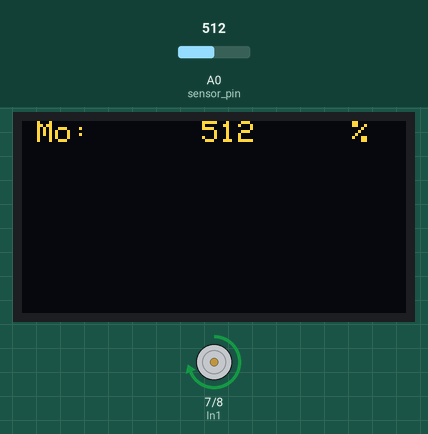
Simulated run of this sketch. Board: Arduino Uno, built with avr-gcc and run on an emulated ATmega328P. On the bench: 128×64 one-colour display, motor-driver pin pairs drawn as motors (green arrow = first pin HIGH = forward, orange = second pin HIGH = backward, longer = more drive, scaled by the enable pin). The inputs (shaded band) are chosen by the test bench; at power-on: A0 (sensor_pin) = 512. The OLED is the two-colour kind (top 16 rows yellow); what the sketch prints to the serial monitor is not drawn.

Above: at 3.2 s.
3.3 s: A0 (sensor_pin) set to 489
At 5.9 s:
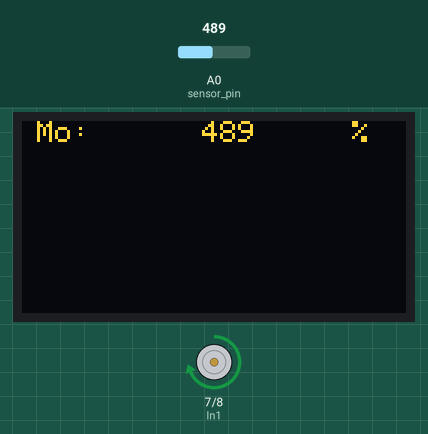
8.1 s: A0 (sensor_pin) set to 306
At 8.9 s:
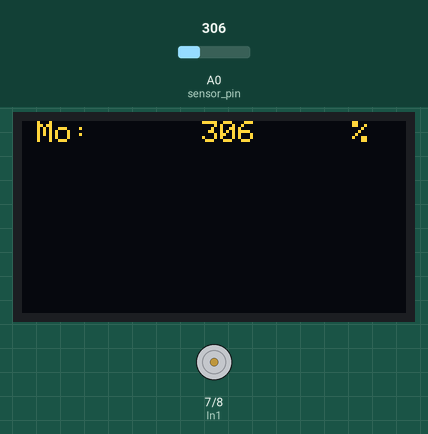
12.7 s: A0 (sensor_pin) set to 122
At 15.0 s:
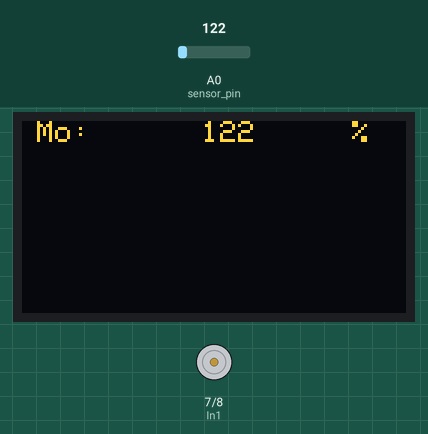
Timing chart, 0 to 16.5 s (numbered marks = the images above; inputs shaded):
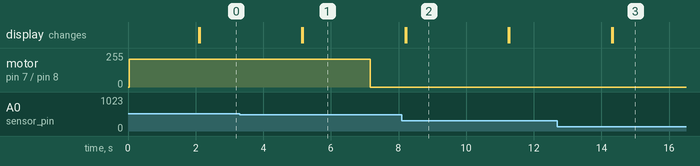

The sketch:

pump_try_oled.ino
```cpp
/* You need to introduce your program for adafruit library which is adafruit SSD1306 IF IT IS WITH RESET PIN you need to change somethings in code I put where it needs it
 *  i did an intelligent watering system it fully functions hope you like the code if u want something new made or new project ill put a link where to message me
 in oled slk pin is at pin 5 and sda pin at pin 4
 */
#include <SPI.h>
#include <Wire.h>

#include <Adafruit_GFX.h>
#include <Adafruit_SSD1306.h>

#define OLED_ADDR 0X3C // if it is with oled reset pin instead of C put D if without reset pin leave it the same
#define SCREEN_WIDTH 128  // OLED display width, in pixels
#define SCREEN_HEIGHT 64  // OLED display height, in pixels
#define OLED_RESET    -1  // Reset pin  (-1 if no reset pin if there is reset pin put 4 instead of -1)

Adafruit_SSD1306 display(SCREEN_WIDTH, SCREEN_HEIGHT, &Wire, OLED_RESET);
int In1=7;// introduce pump DIGITAL 7
int In2=8;// introduce pump DIGITAL 8
int ENA=5;// PIN 5
int PUMP=210;// POWER OF PUMP
int sensor_pin = A0; // Soil Sensor input at Analog PIN A0
int output_value ; // to save sensor value
int moist;// to save sensor value for oled ( i did 2 just to be safe )
void setup()
{
display.begin (SSD1306_SWITCHCAPVCC, 0x3C);
display.clearDisplay ();
pinMode(In1,OUTPUT);// IN1 PIN set output
pinMode(In2,OUTPUT);// IN2 Pin set output
pinMode(ENA,OUTPUT);// Ena pin output

/* decide polarity set IN1 "high" IN2 "low"*/

digitalWrite(In1,HIGH);// TO CHANGE THE FLOW CHANGE IN1 HIGH TO LOW SAME FOR IN2 to let go in reverse
digitalWrite(In2,LOW);

analogWrite(ENA,PUMP);
//THE PUMP TAKES POWER BETWEEN 0 TO 225 THE HIGHER THE NUMBER THE MORE POWER/
     Serial.begin(9600); // to see the values so u can use them in output
   Serial.println("Reading From the Sensor ...");
   delay(2000);
 Serial.begin(9600); // for lcd
  if (!display.begin(SSD1306_SWITCHCAPVCC, 0x3C)) // if it is with reset put instead 0x3C Ox3D
  {
    Serial.println("SSD1306 allocation failed");
    while(1); //Don't proceed, loop forever
  }


}
  // put your main code here, to run repeatedly:

 void loop() {
     moist = map(output_value,550,10,0,100);// put here what values the sensor id giving to you
     moist = analogRead(sensor_pin);// from where to read
   output_value= analogRead(sensor_pin);// // from where to read
 output_value = map(output_value,550,10,0,100);// put here what values the sensor id giving to you
   Serial.print("Mositure : ");// to see the output in serial moniter in arduino program
   Serial.print(output_value);
   Serial.println("%");
display.clearDisplay();
display.setCursor(5, 0); // to put what position to let the OLED to start to write
  display.println("Mo:"); //how it will display
  display.display();
   display.setCursor(60,0);//where to display
  display.print(moist);//from where to get the values to view it on OLED
  display.setCursor(110,0);
  display.print('%'); // for it to be in percentage
  display.setCursor(60,35);
    display.display();
  delay(2000);
   if(output_value<10)// change it to how much water u need ur plant to have and if to know the pump when to stop
   {
      digitalWrite(In1,HIGH); // to tell the motor driver output which positive which is negative
      digitalWrite(In2,LOW);
     }
     else{
      digitalWrite(In1,LOW); // here to make it stop
      digitalWrite(In2,LOW);
     }
   delay(1000);
}
```

Measured:
- the behaviour switches between 497 and 496 on A0 (sensor_pin) (found by bisection; images 0 and 1)
- after the input at 3.3 s, motor on pin 7 (In1) / pin 8 (In2): forward 210/255 → stopped after 3.9 s; the display: first differs from a run without the input after 1.9 s (image 1)
- after the input at 8.1 s, the display: first differs from a run without the input after 0.12 s (image 2)
- after the input at 12.7 s, the display: first differs from a run without the input after 1.6 s (image 3)
- what the display in image 2 shows lasts 3.0 s, from 8.2 s to 11.2 s
